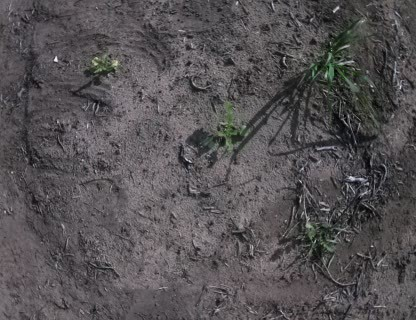
#> input picture media/OWL - frame 2.jpg, 416 x 320 px; its folder holds only this picture in this run
$ python -i greenonbrown.py   (imports and definitions only)   (older library calls are emulated)
#> lines starting #> are read from the running program, lines starting #| are printed output that depends on the picture; after the words box and inside, x2 and y2 are one past the last pixel; in counts of white or black regions, pixels touching at a corner belong together
#> further down, picture is the input picture: shape (320, 416, 3); mean B, G, R 84.8, 82.7, 86.2
### owl/utils/algorithms.py
import numpy as np
import cv2

### Adding a new algorithm ###
"""
To add a new algorithm the only requirement is that it accepts a BGR (opencv) image and returns a grayscale
image as an output. If it returns a binary image (like hsv) then it must return a boolean True in addition to the image
as it has already been thresholded.
"""
##############################

def exg(image):
    """
    Takes an image and processes it using ExG. Returns a single channel exG output.
    Developed by Woebbecke et al. 1995.
    :return: grayscale image
    """
    # using array slicing to split into channels
    blue = image[:, :, 0].astype(np.float32)
    green = image[:, :, 1].astype(np.float32)
    red = image[:, :, 2].astype(np.float32)
    # cv2.imshow('blue', blue.astype('uint8'))
    # cv2.imshow('green', green.astype('uint8'))
    # cv2.imshow('red', red.astype('uint8'))

    imgOut = 2 * green - red - blue
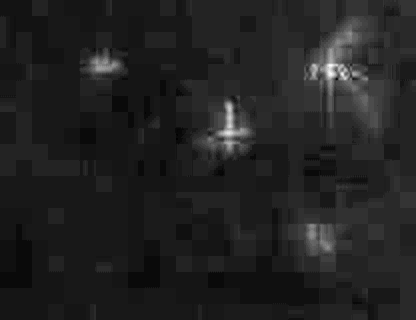
#> imgOut: shape (320, 416) float32; min -18, max 75, mean -5.6; drawn with min black and max white
    imgOut = np.clip(imgOut, 0, 255)
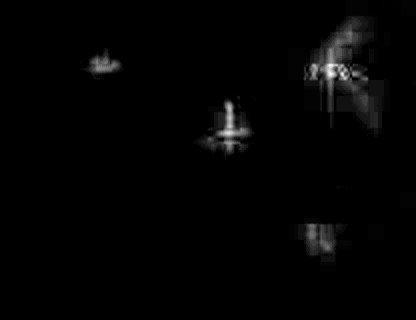
#> imgOut: shape (320, 416) float32; min 0, max 75, mean 1.1; drawn with min black and max white
    imgOut = imgOut.astype('uint8')
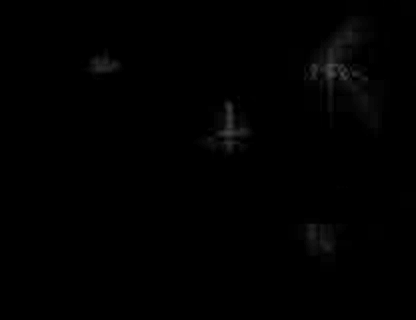
#> imgOut: shape (320, 416); min 0, max 75, mean 1.1

    # cv2.imshow('ExG', imgOut)
    return imgOut

# [219 lines left out: functions maxg, exg_standardised, exg_standardised_hue, exgr, hsv, gndvi and 4 more, not called in this run]

### owl/greenonbrown.py
from owl.utils.algorithms import *
from imutils import grab_contours
import numpy as np
import cv2


class GreenOnBrown:
    def __init__(self, algorithm='exg', label_file='models/labels.txt'):
        self.algorithm = algorithm

    def inference(self,
                  image,
                  exgMin=30,
                  exgMax=250,
                  hueMin=30,
                  hueMax=90,
                  brightnessMin=5,
                  brightnessMax=200,
                  saturationMin=30,
                  saturationMax=255,
                  minArea=1,
                  show_display=False,
                  algorithm='exg',
                  invert_hue=False):
        '''
        Uses a provided algorithm and contour detection to determine green objects in the image. Min and Max
        thresholds are provided.
        :param image: input image to be analysed
        :param exgMin: minimum exG threshold value
        :param exgMax: maximum exG threshold value
        :param hueMin: minimum hue threshold value
        :param hueMax: maximum hue threshold value
        :param brightnessMin: minimum brightness threshold value
        :param brightnessMax: maximum brightness threshold value
        :param saturationMin: minimum saturation threshold value
        :param saturationMax: maximum saturation threshold value
        :param minArea: minimum area for the detection - used to filter out small detections
        :param show_display: True: show windows; False: operates in headless mode
        :param algorithm: the algorithm to use. Defaults to ExG if not correct
        :return: returns the contours, bounding boxes, centroids and the image on which the boxes have been drawn
        '''
        self.weedCenters = []
        self.boxes = []

        # different algorithm options, add in your algorithm here if you make a new one!
        threshedAlready = False
        if algorithm == 'exg':
            output = exg(image)

        elif algorithm == 'exgr':
            output = exgr(image)

        elif algorithm == 'maxg':
            output = maxg(image)

        elif algorithm == 'nexg':
            output = exg_standardised(image)

        elif algorithm == 'exhsv':
            output = exg_standardised_hue(image, hueMin=hueMin, hueMax=hueMax,
                                          brightnessMin=brightnessMin, brightnessMax=brightnessMax,
                                          saturationMin=saturationMin, saturationMax=saturationMax,
                                          invert_hue=invert_hue)

        elif algorithm == 'hsv':
            output, threshedAlready = hsv(image, hueMin=hueMin, hueMax=hueMax,
                                          brightnessMin=brightnessMin, brightnessMax=brightnessMax,
                                          saturationMin=saturationMin, saturationMax=saturationMax,
                                          invert_hue=invert_hue)

        elif algorithm == 'gndvi':
            output = gndvi(image)

        else:
            output = exg(image)
            print(f'[WARNING] Selected algorithm {self.algorithm} unavailable. Defaulting to ExG')

        # run the thresholds provided
        kernel = cv2.getStructuringElement(cv2.MORPH_ELLIPSE, (3, 3))

        # if not a binary image, run an adaptive threshold on the area that fits within the thresholded bounds.
        if not threshedAlready:
            output = np.where(output > exgMin, output, 0)
            output = np.where(output > exgMax, 0, output)
            output = np.uint8(np.abs(output))
            if show_display:
                cv2.imshow("HSV Threshold on ExG", output)

            thresholdOut = cv2.adaptiveThreshold(output, 255, cv2.ADAPTIVE_THRESH_GAUSSIAN_C, cv2.THRESH_BINARY_INV, 31, 2)
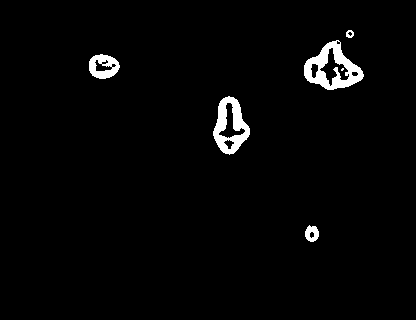
#> thresholdOut: shape (320, 416); 2.4% white; 6 white regions (1 under 20 px), largest, box (x1, y1, x2, y2) and area: (304, 40, 364, 90) 1347, (213, 96, 250, 155) 1091, (89, 54, 120, 79) 485, (305, 225, 319, 242) 163, (346, 30, 354, 38) 43
            thresholdOut = cv2.morphologyEx(thresholdOut, cv2.MORPH_CLOSE, kernel, iterations=1)
#> thresholdOut: shape (320, 416); 2.4% white; 5 white regions

        # if already binary, run morphological operations to remove any noise
        if threshedAlready:
            thresholdOut = cv2.morphologyEx(output, cv2.MORPH_CLOSE, kernel, iterations=5)

        if show_display:
            cv2.imshow("Binary Threshold", thresholdOut)

        # find all the contours on the binary images
        self.cnts = cv2.findContours(thresholdOut.copy(), cv2.RETR_EXTERNAL, cv2.CHAIN_APPROX_SIMPLE)
#> self.cnts = 5 contours; box (x1, y1, x2, y2) and area: (304, 40, 364, 90) 1756, (213, 96, 250, 155) 1373, (89, 54, 120, 79) 557, (305, 225, 319, 242) 160, (346, 30, 354, 38) 42
        self.cnts = grab_contours(self.cnts)

        # loop over all the detected contours and calculate the centres and bounding boxes
        for c in self.cnts:
            # filter based on total area of contour
            if cv2.contourArea(c) > minArea:
                # calculate the min bounding box
                startX, startY, boxW, boxH = cv2.boundingRect(c)
                endX = startX + boxW
                endY = startY + boxH

                label = 'WEED'
                cv2.putText(image, label, (startX, startY + 30), cv2.FONT_HERSHEY_SIMPLEX, 1.0, (255, 0, 0), 2)
                cv2.rectangle(image, (int(startX), int(startY)), (endX, endY), (0, 0, 255), 2)

                # save the bounding box
                self.boxes.append([startX, startY, boxW, boxH])
                # compute box center
                centerX = int(startX + (boxW / 2))
                centerY = int(startY + (boxH / 2))
                self.weedCenters.append([centerX, centerY])
#> this loop made 5 passes
#> (startX, startY, boxW, boxH, endX, endY, centerX, centerY) on passes 1 to 5: (305, 225, 14, 17, 319, 242, 312, 233), (213, 96, 37, 59, 250, 155, 231, 125), (89, 54, 31, 25, 120, 79, 104, 66), (304, 40, 60, 50, 364, 90, 334, 65), (346, 30, 8, 8, 354, 38, 350, 34)
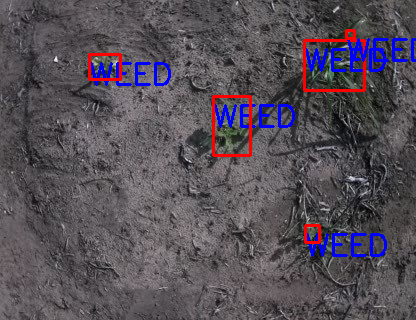
#> image: shape (320, 416, 3); 3.89% of pixels changed, all inside (x1, y1, x2, y2) = (88, 29, 416, 257)
#> after the loop, self.boxes = [[305, 225, 14, 17], [213, 96, 37, 59], [89, 54, 31, 25], [304, 40, 60, 50], [346, 30, 8, 8]]; self.weedCenters = [[312, 233], [231, 125], [104, 66], [334, 65], [350, 34]]

        # returns the contours, bounding boxes, centroids and the image on which the boxes have been drawn
        return self.cnts, self.boxes, self.weedCenters, image

>>> import cv2
>>> picture = cv2.imread('../media/OWL - frame 2.jpg')
>>> result = GreenOnBrown().inference(picture)

$ run again, on media/OWL - frame1.jpg
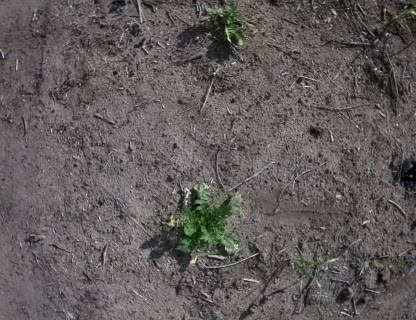
#> input picture media/OWL - frame1.jpg, 416 x 320 px
#> picture is the input picture: shape (320, 416, 3); mean B, G, R 92.5, 92.6, 98.5
#> in inference, `thresholdOut = cv2.adaptiveThreshold(output, 255, cv2.ADAPTIVE_THRESH_..`:
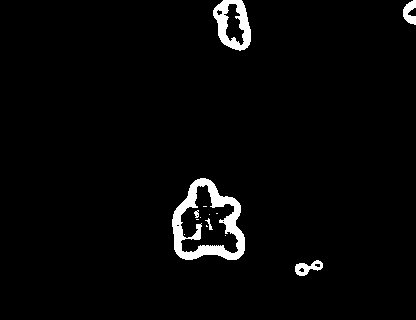
#> thresholdOut: shape (320, 416); 2.9% white; 14 white regions (8 under 20 px), largest, box (x1, y1, x2, y2) and area: (172, 178, 245, 260) 2291, (213, 0, 251, 51) 1005, (295, 260, 323, 276) 231, (403, 0, 416, 25) 208, (205, 218, 213, 230) 32, (194, 210, 199, 218) 27
#> self.cnts = 4 contours; box (x1, y1, x2, y2) and area: (172, 178, 245, 260) 4333, (213, 0, 251, 51) 1398, (295, 260, 323, 276) 224, (403, 0, 416, 25) 176
#> the loop in inference, `for c in self.cnts:` made 4 passes
#> (startX, startY, boxW, boxH, endX, endY, centerX, centerY) on passes 1 to 4: (295, 260, 28, 16, 323, 276, 309, 268), (172, 178, 73, 82, 245, 260, 208, 219), (403, 0, 13, 25, 416, 25, 409, 12), (213, 0, 38, 51, 251, 51, 232, 25)
#> after the loop in inference, `for c in self.cnts:`:
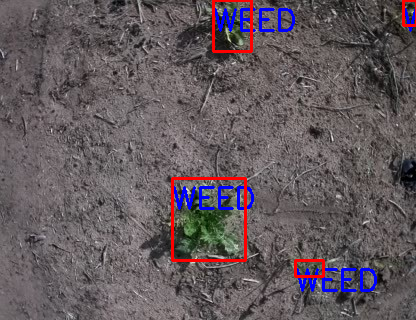
#> image: shape (320, 416, 3); 3.05% of pixels changed, all inside (x1, y1, x2, y2) = (171, 0, 416, 292)
#> after the loop in inference, `for c in self.cnts:`: self.boxes = [[295, 260, 28, 16], [172, 178, 73, 82], [403, 0, 13, 25], [213, 0, 38, 51]]; self.weedCenters = [[309, 268], [208, 219], [409, 12], [232, 25]]
